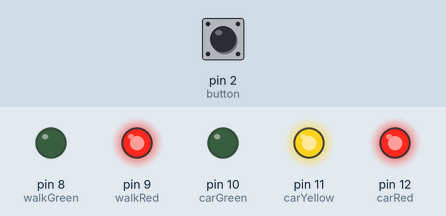
Simulated run of this sketch. Board: Arduino Uno, built with avr-gcc and run on an emulated ATmega328P. On the bench: output pins drawn as LEDs (lit = HIGH). Inputs (shaded band) come from the test bench; at power-on: pin 2 (button) LOW.

Above: at 1.2 s.
1.3 s: pin 2 (button) pulled HIGH for 0.15 s
At 2.0 s:
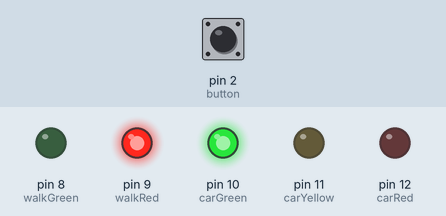
At 12.8 s:
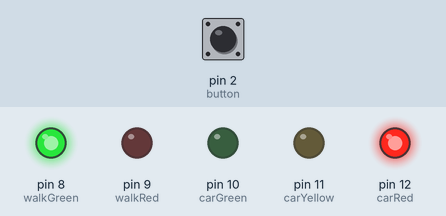
Timing chart, 0 to 31.6 s (numbered marks = the images above; inputs shaded):
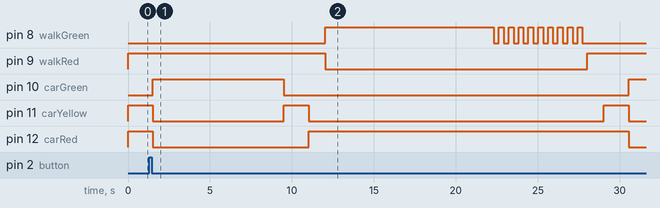

The sketch:

trafikLjus2.ino
```cpp
/*
Inlämningsuppgift 1: Trafikljus
Datalogi

Johan Kämpe och Dylan Saleh

Funktion:
Trafikljuset med tre LEDar skiftar kontinuerligt mellan grönt och rött,
med cirka åtta sekunders intervall.

Om knappen trycks ned indikeras att en gångtrafikant vill passera.
Gångsignalen kommer gå från rött till grönt, när trafikljuset skiftar till rött.

Den gröna gångljus-LEDen kommer börja blinka efter tio sekunder
för att indikera att gångljuset kommer slå över till rött.
*/

//Pins för LEDar
const byte carRed = 12;
const byte carYellow = 11;
const byte carGreen = 10;
const byte walkRed = 9;
const byte walkGreen = 8;

//Pin för knapp
const byte button = 2;

/* bool-variabler för indikering om knappen
ha tryckts på, och om trafikljuset står på rött*/
bool buttonPressed = 0;
bool isRed = 1;

/* Funktion som väntar 'wait' antal millisekunder
och samtidigt kontrollerar om knappen aktiveras. */
void delayCheckButton(int wait){
	//While-loopen körs medan 'wait' inte är 0, för varje varv minskar 'wait' med 1
	while(wait--){
		if(digitalRead(button)){
			//Om knappen aktiveras sätts variabel buttonPressed till 1
			buttonPressed = 1;
		}
		delay(1);
	}
}

//Funktion som blinkar grön LED för gångljus
void blinkGreen(){
	for(int i=0; i<10;i++){
	delay(300);
	digitalWrite(walkGreen, LOW);
	delay(300);
	digitalWrite(walkGreen, HIGH);
	}
}

//Funktion som skiftar trafikljus från rött till grönt
void carRedToGreen(){
	digitalWrite(carYellow, HIGH);
	delayCheckButton(1500);
	digitalWrite(carYellow, LOW);
	digitalWrite(carRed, LOW);
	digitalWrite(carGreen, HIGH);
	//Sätter isRed till 0 för att indikera att grön LED är aktiverad
	isRed = 0;
}

//Funktion som skiftar trafikljus från grönt till rött
void carGreenToRed(){
	digitalWrite(carGreen, LOW);
	digitalWrite(carYellow, HIGH);
	delayCheckButton(1500);
	digitalWrite(carYellow, LOW);
	digitalWrite(carRed, HIGH);
	//Sätter isRed till 0 för att indikera att röd LED är aktiverad
	isRed = 1;
}

void setup(){
	//Startar pins
	pinMode(walkRed, OUTPUT);
	pinMode(walkGreen, OUTPUT);
	pinMode(carGreen, OUTPUT);
	pinMode(carYellow, OUTPUT);
	pinMode(carRed, OUTPUT);
	//Utgångsläge för trafikljus är rött
	digitalWrite(carRed, HIGH);
	digitalWrite(walkRed, HIGH);
	pinMode(button, INPUT);
}

void loop(){
	//Om trafikljus är rött skiftar det till grönt, och vice versa
	if(isRed){
		carRedToGreen();
		}
	else{
		carGreenToRed();
		}
	//Om knappen har aktiverats triggar if-satsen
	if(buttonPressed){
		/* Om trafikljuset står på grönt skiftas det till rött
		efter ca åtta sekunder */
		if(!isRed){
			delay(8000);
			carGreenToRed();
			}
		delay(1000);
		//Gångsignal skiftar till grönt och väntar ca 10 sekunder
		digitalWrite(walkGreen, HIGH);
		digitalWrite(walkRed, LOW);
		delay(10000);
		//Blinkar grön LED för gångljus
		blinkGreen();
		digitalWrite(walkGreen, LOW);
		digitalWrite(walkRed, HIGH);
		//Sätter buttonPressed till 0 igen, och slår om trafikljus till grön.
		buttonPressed = 0;
		delay(1000);
		carRedToGreen();
	}
	//Vänta ca åtta sekunder mellan trafikljus-byte
	delayCheckButton(8000);
}
```

Measured:
- after the input at 1.3 s, pin 8 (walkGreen): LOW → HIGH after 10.7 s, then repeats every 0.60 s: LOW 0.30 s, HIGH 0.30 s, until it stays LOW from 27.7 s; pin 9 (walkRed): HIGH → LOW after 10.7 s, → HIGH 16.0 s later
